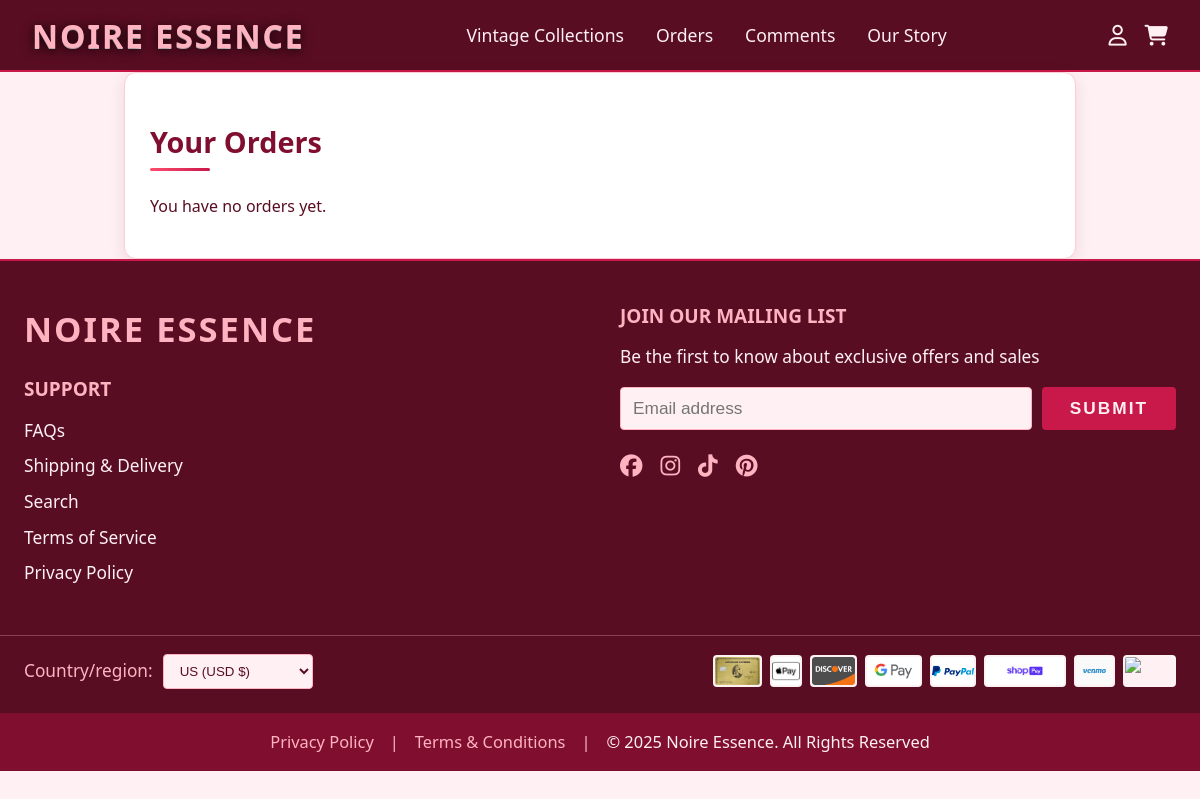
Before: /view/order.php (signed in) with the older database file.
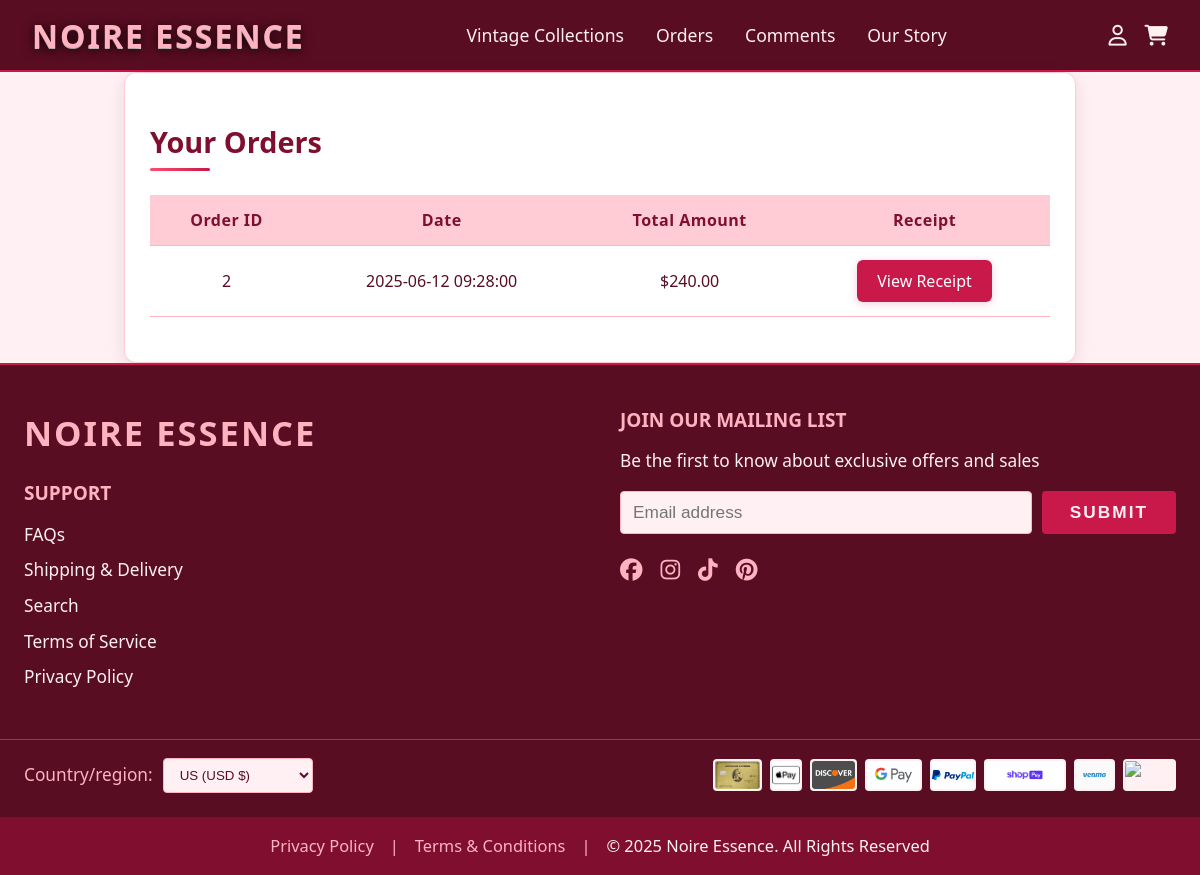
After: the same page with the newer database file.
### tables this page shows
CREATE TABLE `orders` (
  `orderID` int(11) NOT NULL,
  `userID` int(11) DEFAULT NULL,
  `orderDate` timestamp NOT NULL DEFAULT current_timestamp(),
  `totalAmount` decimal(10,2) DEFAULT NULL
);

### view/order.php (the view, shortened to what this page needs)
<?php
$database = new Database();
$db = $database->getConnection();
$stmt = $db->prepare("SELECT * FROM orders WHERE userID = :userID ORDER BY orderDate DESC");
$stmt->execute([':userID' => $_SESSION['user_id']]);
$orders = $stmt->fetchAll();
?>
<!DOCTYPE html>
<html>
<head>
</head>
<body>
<?php include __DIR__ . '/header.php'; ?>
<div class="container">
    <h2>Your Orders</h2>
    <?php if (count($orders) > 0): ?>
        <table>
            <thead>
                <tr>
                    <th>Order ID</th>
                    <th>Date</th>
                    <th>Total Amount</th>
                    <th>Receipt</th>
                </tr>
            </thead>
            <tbody>
                <?php foreach ($orders as $order): ?>
                    <tr>
                        <td><?= htmlspecialchars($order['orderID']) ?></td>
                        <td><?= htmlspecialchars($order['orderDate']) ?></td>
                        <td>$<?= number_format($order['totalAmount'], 2) ?></td>
                        <td><a href="receipt.php?order_id=<?= $order['orderID'] ?>" class="btn">View Receipt</a></td>
                    </tr>
                <?php endforeach; ?>
            </tbody>
        </table>
    <?php else: ?>
        <p>You have no orders yet.</p>
    <?php endif; ?>
</div>
<?php include __DIR__ . '/footer.php'; ?>
</body>
</html>

Changed rows visible on the page:
added orders: orderID "2", orderDate "2025-06-12 09:28:00", totalAmount "240.00"
Other visible differences:
text no longer shown: "You have no orders yet."
text now shown: "Order ID Date Total Amount Receipt"
